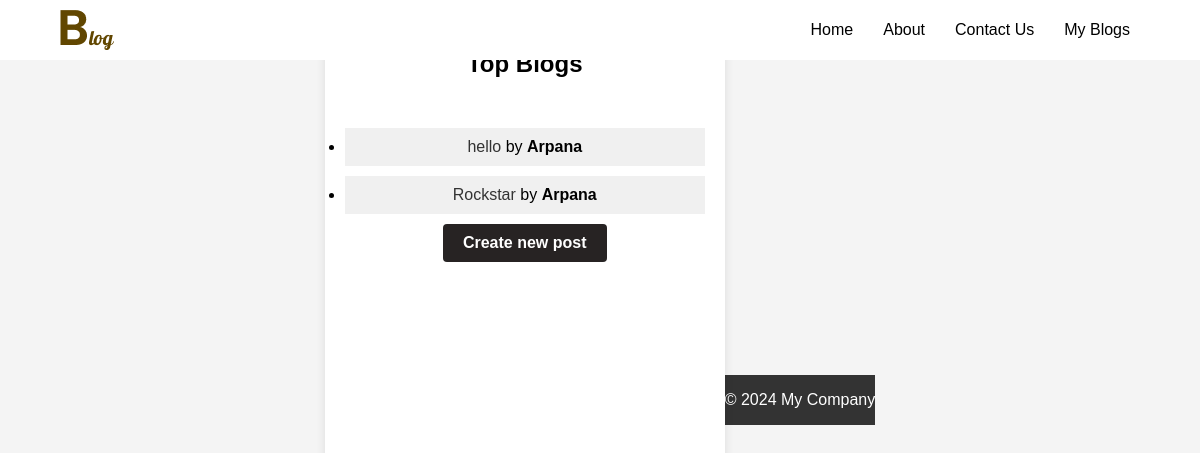
Page /blog/ (signed in) on the committed database.
### myapp/models.py (models this page shows, shortened)
class BlogPost(models.Model):
    author = models.ForeignKey(User, on_delete=models.CASCADE)
    title = models.CharField(max_length=200)
    content = models.TextField()
    created_at = models.DateTimeField(auto_now_add=True)
    updated_at = models.DateTimeField(auto_now=True)

### myapp/views.py (the view)
# urls.py: path('blog/', views.blog, name='blog'),
@login_required
def blog(request):
    posts = BlogPost.objects.all()
    return render(request, 'blog.html', {'posts': posts})

### myapp/templates/blog.html (shortened to what this page needs)
<!DOCTYPE html>
<html lang="en">
<head>
    {% load static %}
    <link rel="stylesheet" href="{% static 'css/home.css' %}">
    <link rel="stylesheet" href="{% static 'css/editor.css' %}">
    <link rel="stylesheet" href="{% static 'css/blog.css' %}">
</head>
<body>
    <nav class="navbar">
        {% load static %}
        <img src="{% static '/img/logo.png' %}" alt="My image">
        <ul class="links-container">
            <li class="link-item"><a href="{% url 'home' %}" class="link">Home</a></li>
            <li class="link-item"><a href="{% url 'about' %}" class="link">About</a></li>
            <li class="link-item"><a href="{% url 'contact' %}" class="link">Contact Us</a></li>
            <li class="link-item"><a href="{% url 'blog' %}" class="link">My Blogs</a></li>
        </ul>
    </nav>
    <section class="blog">
        <div class="container">
            <h2 style="padding: 50px 0px;">
                Top Blogs
            </h2>
            <ul>
                 {% for post in posts %}
            <li style="margin-bottom: 10px; padding: 10px; background-color: #f0f0f0;">
    <a href="{% url 'blog_detail' post.pk %}" style="text-decoration: none; color: #333;">
        {{ post.title }}
    </a> by <span style="font-weight: bold;">{{ post.author.username }}</span>
</li>
            {% endfor %}
            </ul>
            <a href="{% url 'editor' %}" class="black-button">Create new post</a>
        </div>
    </section>
    <footer>
        <p>&copy; 2024 My Company</p>
    </footer>
</body>
</html>

### myapp/static/css/home.css (style rules this page uses)
* { margin: 0; padding: 0; box-sizing: border-box; }
body { width: 100%; position: relative; font-family: 'poppins', sans-serif; }
.navbar { width: 100%; height: 60px; position: fixed; top: 0; left: 0; display: flex; justify-content: space-between; align-items: center; padding: 0 5vw; background: #fff; z-index: 9; }
.links-container { display: flex; list-style: none; }
.link { padding: 10px; margin-left: 10px; text-decoration: none; text-transform: capitalize; color: #000; }

### myapp/static/css/editor.css (style rules this page uses)
body { font-family: Arial, sans-serif; background-color: #f4f4f4; margin: 0; padding: 0; display: flex; justify-content: center; align-items: center; height: 100vh; }
.container { background-color: #fff; padding: 20px; border-radius: 8px; box-shadow: 0 0 10px rgba(0, 0, 0, 0.1); width: 400px; text-align: center; }

### myapp/static/css/blog.css (style rules this page uses)
.blog, .article { position: relative; height: fit-content; padding-bottom: 0; }
.blog { padding: 2em 0; background: #fff; }
.container { max-width: 800px; margin: 0 auto; padding: 0 20px; min-height: 100vh; }
footer { background: #333; color: #fff; text-align: center; padding: 1em 0; }
footer p { margin: 0; }
h2 { padding: 20px }

### myapp/templates/blog.html (style rules this page uses)
.black-button { display: inline-block; padding: 10px 20px; background-color: #272323; color: #fff; text-decoration: none; border: none; border-radius: 4px; font-size: 16px; font-weight: bold; cursor: pointer; }
.container { min-height: 100vh; }

### rows in the picture
BlogPost: title "hello", author.username "Arpana"
BlogPost: title "Rockstar", author.username "Arpana"
